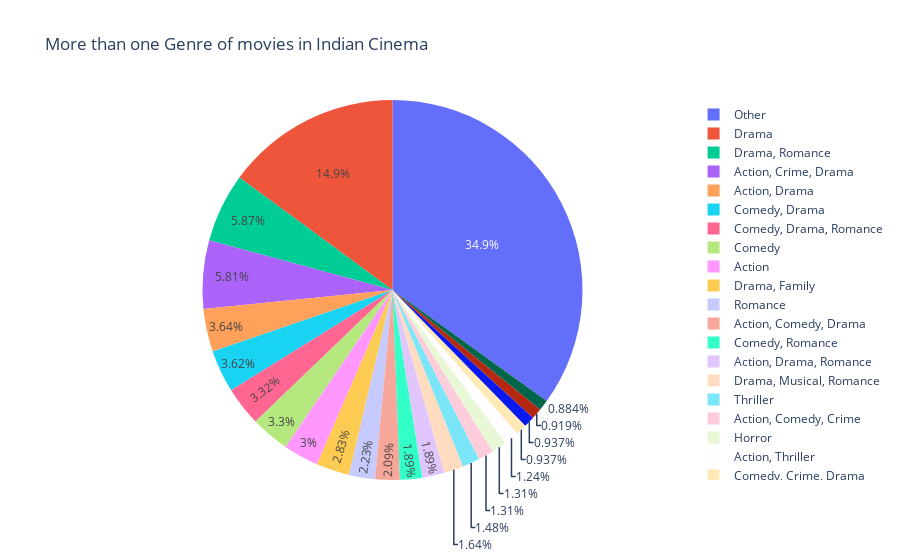

The notebook cell this image was saved under:
### Code cell
import plotly.express as px
genrePie.loc[genrePie['count'] < 50, 'genre'] = 'Other'
ax=px.pie(genrePie,values='count',names='genre',title='More than one Genre of movies in Indian Cinema')
ax.show()

### Figure 1 — Plotly figure (JSON) as saved in the notebook; plotly's stock layout.template omitted (floating-point values rounded to 4 significant figures; data arrays with more than 128 entries replaced by an {"elided": "..."} marker saying what was removed)
{"data": [{"domain": {"x": [0, 1], "y": [0, 1]}, "hovertemplate": "genre=%{label}<br>count=%{value}<extra></extra>", "labels": {"elided": "376 str values"}, "legendgroup": "", "name": "", "showlegend": true, "type": "pie", "values": {"elided": "376 int values"}}], "layout": {"autosize": true, "legend": {"tracegroupgap": 0}, "title": {"text": "More than one Genre of movies in Indian Cinema"}}}
